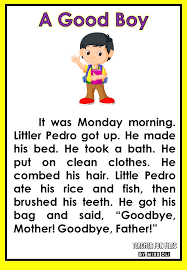
#> input picture python_server/images.png, 187 x 270 px, found by its file name; the run also reads 1 picture not shown here
$ python project.py   (older library calls are emulated)
#> lines starting #> are read from the running program, lines starting #| are printed output that depends on the picture
import cv2
from PIL import Image
import pytesseract

# Define a function to check image quality
def check_image_quality(image_path):
    # Read the image
    image = cv2.imread(image_path)
#> image is the input picture: shape (270, 187, 3); mean B, G, R 196.2, 220, 223.1

    # Convert the image to grayscale
    gray = cv2.cvtColor(image, cv2.COLOR_BGR2GRAY)
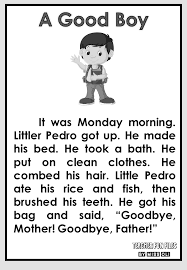
#> gray: shape (270, 187); min 0, max 255, mean 218.2

    # Calculate image sharpness using Laplacian operator
    sharpness = cv2.Laplacian(gray, cv2.CV_64F).var()
#> sharpness = 22063.2

    # Calculate image contrast
    mean, stddev = cv2.meanStdDev(image)
#> mean = [196.2, 220, 223.1]; stddev = [96.07, 77.36, 73.9]
    contrast = stddev[0] / mean[0]
#> contrast = [0.49]

    # Calculate image height, width
    height, width = image.shape[:2]
#> height = 270; width = 187

    print(height)
#| 270
    print(width)
#| 187
    # Determine image quality based on sharpness,contrast,height and width
    if sharpness > 1000 and contrast > 30:
         return "High Quality"
    elif width > 1000 and height > 1000:
        return "High Quality"
    else:
        return "Low Quality"

# Specify the path to your image
image_path = "C:/Users/ankur/OneDrive/Desktop/Final Project/images.png"

# Check the image quality
quality = check_image_quality(image_path)
print(f"Image Quality: {quality}")

# List of image paths
image_paths = ["C:/Users/ankur/OneDrive/Desktop/Final Project/images.png","C:/Users/ankur/OneDrive/Desktop/Final Project/images_r.png"]

# Calculate quality metrics for each image
quality_metrics = []
for path in image_paths:
    quality = check_image_quality(path)
#| 270
#| 187
    quality_metrics.append(quality)
#> pass 2 of the loop `for path in image_paths:`:
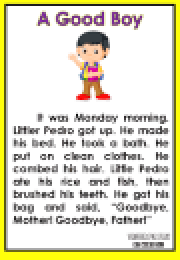
#> input picture python_server/images_r.png, 90 x 130 px, found by its file name (shown 2 times larger)
#> in check_image_quality, image is the input picture: shape (130, 90, 3); mean B, G, R 196.4, 220.1, 223.2
#> in check_image_quality (call 3), `gray = cv2.cvtColor(image, cv2.COLOR_BGR2GRAY)`:
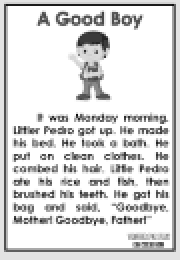
#> gray: shape (130, 90) (shown 2 times larger); min 16, max 255, mean 218.3
#> sharpness = 16373.1
#> mean = [196.4, 220.1, 223.2]; stddev = [85.96, 60.48, 56.59]
#> contrast = [0.438]
#| 130
#| 90

# Calculate fluctuation in quality metrics
unique_qualities = set(quality_metrics)
total_images = len(image_paths)
fluctuation_percentage = (len(unique_qualities) / total_images) * 100

print(f"Fluctuation in image quality: {fluctuation_percentage:.2f}%")
#TEXT
pytesseract.pytesseract.tesseract_cmd=r'C:\\Program Files\\Tesseract-OCR\\tesseract.exe'

def calculate_text_quality(image_path):
    # Read the image using OpenCV
    img = cv2.imread(image_path)

    # Convert the image to grayscale
    gray = cv2.cvtColor(img, cv2.COLOR_BGR2GRAY)

    # Using pytesseract to perform OCR on the image
    custom_config = r'--oem 3 --psm 12'
#> (the run stopped early here; a loop or call above may not have finished)
